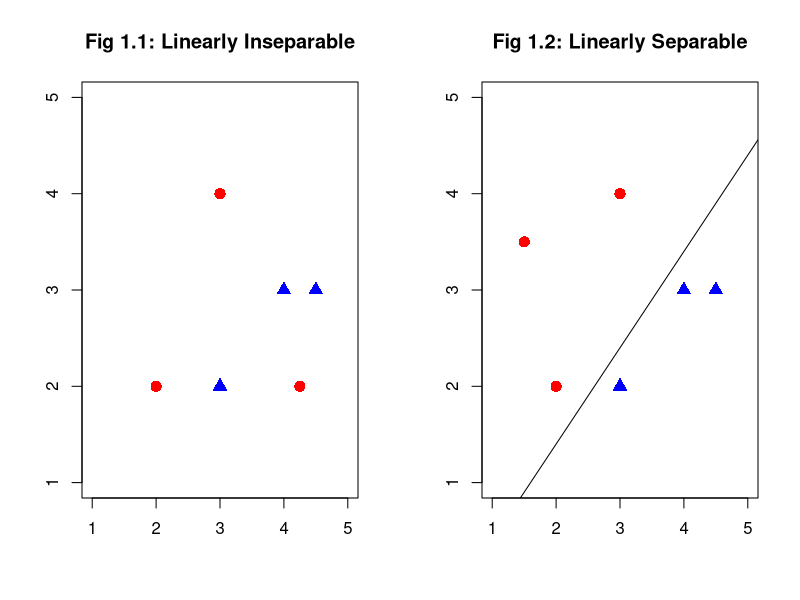

R code for this plot:
### Linearly Inseparable

 DF1 <- data.frame(
A=c(2, 3, 3, 4, 4.25, 4.5),
B=c(2, 2, 4, 3, 2, 3),
C=c(1, 1, 2, 2, 1, 2)
)

### Linearly Separable

 DF2 <- data.frame(
A=c(2, 3, 3, 4, 1.5, 4.5),
B=c(2, 2, 4, 3, 3.5, 3),
C=c(1, 1, 2, 2, 1, 2)
)

par(mfrow=c(1,2))

plot(B ~ A,
      xlab = "",
      ylab = "",
      pch = c(16, 17),  # different 'pch' types 
      main="Fig 1.1: Linearly Inseparable",
      col = c("red","blue"),
      data = DF1, cex=1.5, xlim=c(1, 5), ylim=c(1, 5))


plot(B ~ A,
      xlab = "",
      ylab = "",
      pch = c(16, 17),  # different 'pch' types 
      main="Fig 1.2: Linearly Separable",
      col = c("red","blue"),
      data = DF2, cex=1.5, xlim=c(1, 5), ylim=c(1, 5))
	abline(a=-0.6, b=1,col="black")

